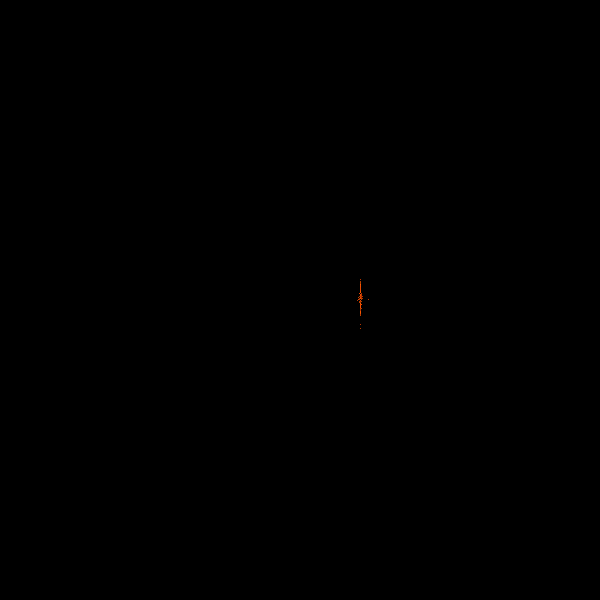
Frame 1 (no input)
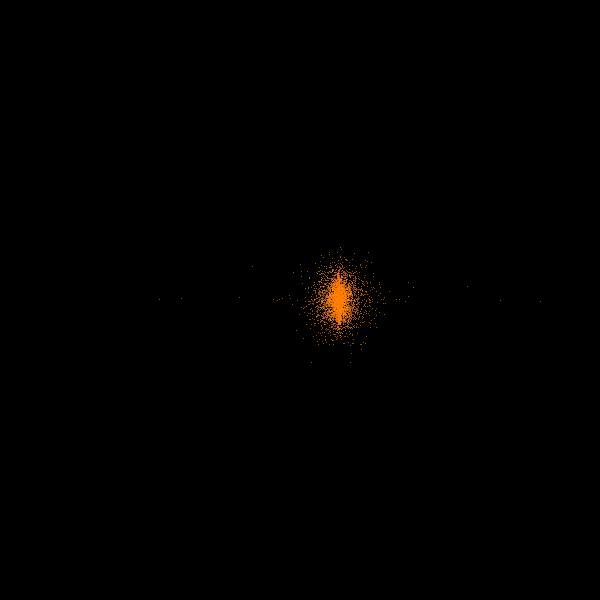
Frame 60 (the mouse pressed at the canvas centre just before this capture)
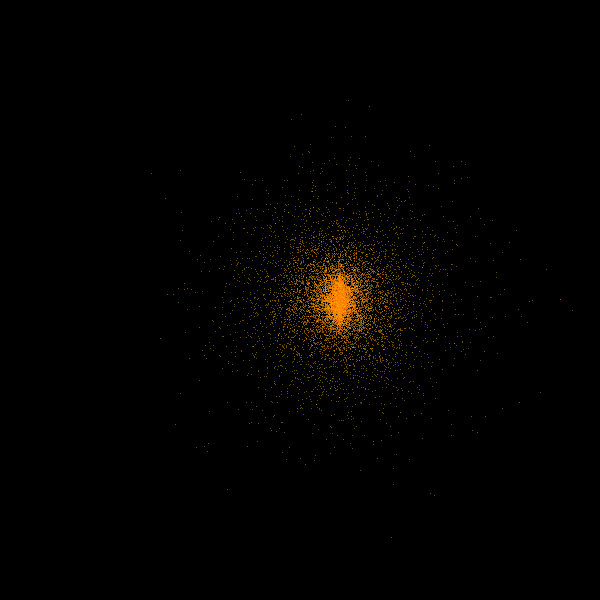
Frame 120 (the mouse held since frame 60 and released just before this capture)

The Processing sketch that drew these frames (run headless with seeded random() and noise(); from frame 60 on, the mouse is pressed at the canvas centre):

// Processing sketch: week_5
// ── week_5.pde
Light l;
float xoff;

void setup() {
  size(600, 600);
  xoff = 0.0;
  l = new Light();
}

void draw() {
  background(0);
  xoff += 0.01;
  translate(noise(xoff)*100+width/2, height/2);
  l.addParticle(0);
  l.run();
}


// ── Light.pde
class Light {
  ArrayList<Particle> particles;
  PVector origin;
  int limit;

  Light() {
    particles = new ArrayList<Particle>();
    limit = 100;
  }


  void addParticle(int c) {
    if (c > limit) return;
    particles.add(new Particle());
    addParticle(c+1);
  }

  void run() {
    for (int i = particles.size()-1; i >= 0; i--) {
      Particle p = particles.get(i);
      p.run();
      if (p.isDead()) {
        particles.remove(i);
      }
    }
  }
}


// ── Particle.pde
class Particle {
  PVector location;
  PVector velocity;
  PVector acceleration;
  float alpha, g;

  Particle() {
    acceleration = new PVector(randomGaussian()/100, randomGaussian()/100);
    velocity = new PVector(0, 0);
    
    float y = randomGaussian()*10;
    float x = randomGaussian()/y*2;
    location = new PVector(x, y);
    alpha = 255.0;
    g = random(69, 100); //orange, red
  }

  void run() {
    update();
    display();
  }

  // Method to update location
  void update() {
    velocity.add(acceleration);
    location.add(velocity);
    alpha -= 1;
    g += 1;
  }

  // Method to display
  void display() {
    stroke(255, g, 0, alpha);
    point(location.x, location.y);
  }

  // Is the particle still useful?
  boolean isDead() {
    if ((location.x < 0.0 || location.x > width) && (location.y < (0.0-height/2) || location.y > height)) {
      return true;
    } 
    else {
      return false;
    }
  }
}
